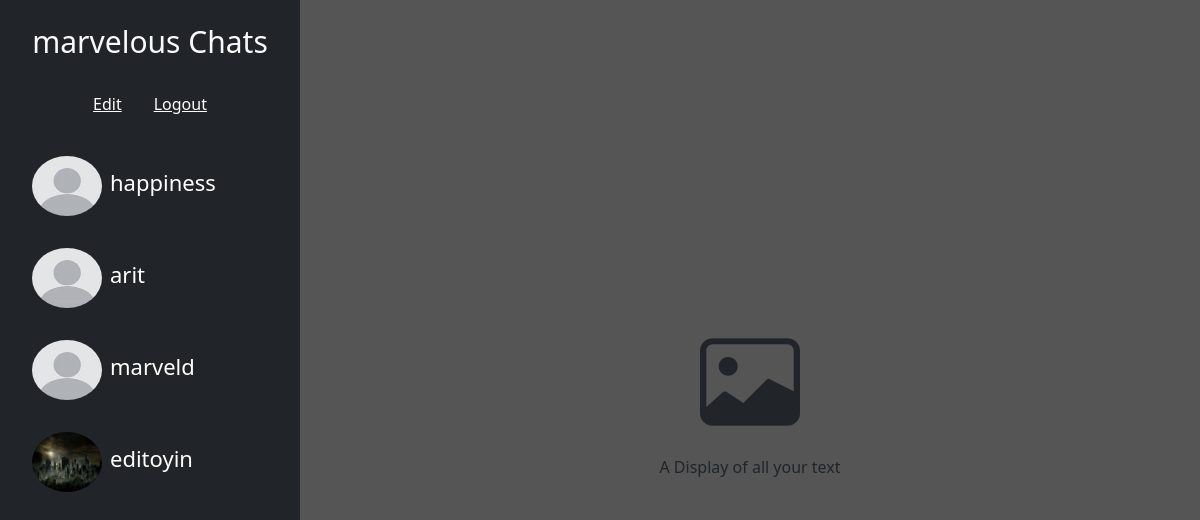
The app's page / (signed in) with its own data.
### chat/models.py (models this page shows, shortened)
class Profile(models.Model):
    user = models.OneToOneField(User,on_delete=models.CASCADE, blank = True, null = True)
    name = models.CharField(max_length=120, blank = True, null = True)
    profile_pic = models.ImageField( default='images.jpeg' ,upload_to='profiles', blank = True, null = True)
    bio = models.TextField(blank = True, null = True)
    email = models.EmailField(blank = True, null = True)
    isonline = models.BooleanField(default=False, null = True)
    id = models.UUIDField(default= uuid.uuid4, editable= False, unique=True, primary_key=True)

### chat/views.py (the view)
# urls.py: path('', Profilelist.as_view(), name= 'homeview'),
class Profilelist(LoginRequiredMixin, ListView):
    model = Profile
    context_object_name = 'profiles'
    template_name = 'chat/chatpage.html'
    def get_context_data(self, **kwargs):
        context = super().get_context_data(**kwargs)
        context['profiles'] = context['profiles'].exclude(user = self.request.user)
        return context

### chat/templates/chat/chatpage.html (shortened to what this page needs)
<!DOCTYPE html>
{% load static %}
<html lang="en" class="h-100">
<head>
    <link rel="stylesheet" href='{% static "css/bootstrap.min.css" %}'>
    <link rel="stylesheet" href="https://cdn.jsdelivr.net/npm/bootstrap-icons@1.10.5/font/bootstrap-icons.css">
</head>
<body class="h-100 bg-secondary " >
   <div class="h-100 m-0 w-100">
       <div class=" h-100  d1">
          <div class="scroll-container bg-dark p-4  d3" style="overflow: auto; " >
            <div class="d-block w-100 mb-4">
                <h1 class="mb-3 d-flex justify-content-center text-light" style="font-size: 30px;">{{request.user.username}} Chats</h1>
                <div class="d-flex justify-content-center">
                    <a class="d-flex justify-content-center mt-3 me-3" href="{% url 'Edit' request.user.profile.id %}">Edit </a>
                    <a class="d-flex justify-content-end mt-3 ms-3"  href="{% url 'Logout' %}">Logout</a>
                </div>
            </div>
            <div class="d-block" >
                {% for profile in profiles %}
                <a href="{% url 'Profile' profile.id %}" class="display-6 text-decoration-none">
                <div class="d-flex border-black hover">
                    <img src="{{profile.profile_pic.url}}" alt="" class="img-fluid rounded-circle mx-2 mb-3 mt-3" style="height:60px;width:70px; ">
                    <div class="d-flex align-items-center">
                        <h2 class="display-6 " style="font-size:22px" >{{profile.user.username}}</h2>
                    </div>
                </div>
            </a>
                {% endfor %}
            </div>
          </div >
        <div class=' justify-content-center align-items-center w-75 d2' >
            <div class="d-block text-center">
                <i class="bi bi-image " style="font-size: 100px;;"></i>
                <p>A Display of all your text</p>
            </div>
        </div>
       </div>
   </div>
</body>
</html>

### chat/templates/chat/chatpage.html (style rules this page uses)
.scroll-container { scrollbar-width: thin; scrollbar-color:black }
.d1 { display:flex; }
.d2 { display:flex; background-color: #555555 }
.d3 { width:25%; }
a { color: white; }

### records on screen
Profile: profile_pic (picture), user.username "happiness"
Profile: profile_pic (picture), user.username "arit"
Profile: profile_pic (picture), user.username "marveld"
Profile: profile_pic (picture), user.username "editoyin"

### other values on screen
{{ request.user.username }} "marvelous"
